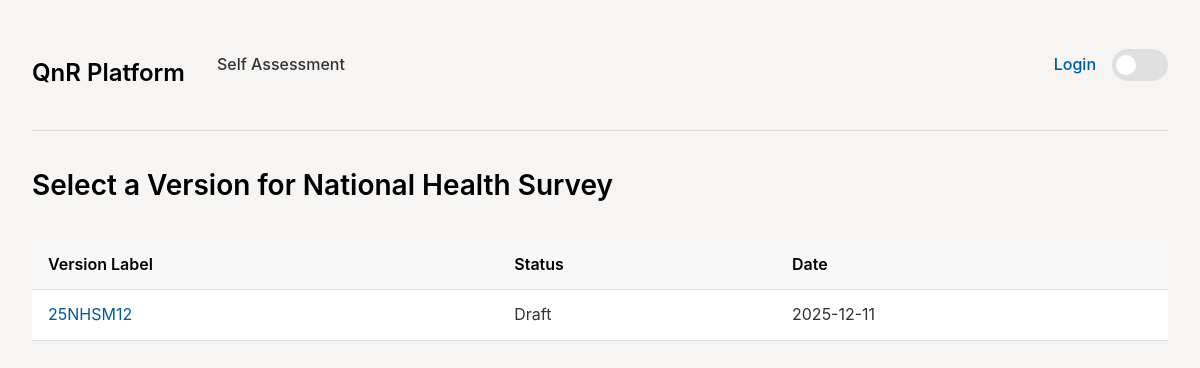
/assessment/survey/1/, run on the app's committed database.
### surveys/models.py (models this page shows, shortened)
class Survey(models.Model):
    class Status(models.TextChoices):
        DRAFT = "DRAFT", "Draft"
        ACTIVE = "ACTIVE", "Active"
        ARCHIVED = "ARCHIVED", "Archived"
    name = models.CharField(max_length=255, unique=True)
    code = models.CharField(
        max_length=50,
        unique=True,
        blank=True,
        help_text="Optional short code, e.g. LFS_2025.",
    )
    slug = models.SlugField(
        max_length=255,
        unique=True,
        blank=True,
        help_text="Auto-generated from name if left blank.",
    )
    description = models.TextField(blank=True)
    status = models.CharField(
        max_length=20,
        choices=Status.choices,
        default=Status.DRAFT,
        help_text="Draft: still being designed. Active: in use. Archived: no longer used.",
    )
    owner = models.ForeignKey(
        User,
        on_delete=models.SET_NULL,
        null=True,
        blank=True,
        related_name="owned_surveys",
        help_text="Primary responsible person for this survey.",
    )
    editors = models.ManyToManyField(
        User,
        blank=True,
        related_name="editable_surveys",
        help_text="Users allowed to edit survey structure.",
    )
    created_at = models.DateTimeField(auto_now_add=True)
    updated_at = models.DateTimeField(auto_now=True)
    class Meta:
        ordering = ["name"]

class SurveyVersion(models.Model):
    class Status(models.TextChoices):
        DRAFT = "DRAFT", "Draft"
        ACTIVE = "ACTIVE", "Active"
        LOCKED = "LOCKED", "Locked"
        ARCHIVED = "ARCHIVED", "Archived"
    class SurveyInterval(models.TextChoices):
        MONTHLY = "M", "Monthly"
        QUARTERLY = "Q", "Quarterly"
        BIANNUALLY = "B", "Biannually"
        ANNUALLY = "A", "Annually"
    survey = models.ForeignKey(
        Survey,
        on_delete=models.CASCADE,
        related_name="versions",
    )
    version_label = models.CharField(
        max_length=50,
        blank=True,
        help_text="Human-friendly label, e.g. '2025-03' or 'Round 1-2025'.",
    )
    version_date = models.DateField(
        default=datetime.date.today,
        help_text="Reference date of this version/wave.",
    )
    interval = models.CharField(
        max_length=20,
        choices=SurveyInterval.choices,
        help_text="The frequency of the survey.",
    )
    status = models.CharField(
        max_length=20,
        choices=Status.choices,
        default=Status.DRAFT,
        help_text="Draft: editable; Active: in collection; Locked: structure frozen; Archived: historic.",
    )
    metadata = models.JSONField(
        blank=True,
        default=dict,
        help_text="Optional metadata, e.g. sampling frame info, notes, etc.",
    )
    created_at = models.DateTimeField(auto_now_add=True)
    updated_at = models.DateTimeField(auto_now=True)
    class Meta:
        ordering = ["-version_date", "-id"]
        unique_together = ("survey", "version_label")

### assessment_runs/views.py (the view)
# urls.py: path('survey/<int:survey_id>/', views.survey_version_list, name='survey_version_list'),
def survey_version_list(request, survey_id):
    survey = get_object_or_404(Survey, pk=survey_id)
    versions = survey.versions.all()
    return render(request, 'assessment_runs/survey_version_list.html', {'survey': survey, 'versions': versions})

### templates/assessment_runs/survey_version_list.html (shortened to what this page needs)
{% extends "base.html" %}
{% block content %}
    <h2>Select a Version for {{ survey.name }}</h2>
    <table class="data-table">
        <thead>
            <tr>
                <th>Version Label</th>
                <th>Status</th>
                <th>Date</th>
            </tr>
        </thead>
        <tbody>
            {% for version in versions %}
                <tr>
                    <td><a href="{% url 'survey_question_list' version.id %}">{{ version.version_label }}</a></td>
                    <td>{{ version.get_status_display }}</td>
                    <td>{{ version.version_date|date:"Y-m-d" }}</td>
                </tr>
            {% endfor %}
        </tbody>
    </table>
{% endblock %}

### static/css/base.css (style rules this page uses)
body { font-family: -apple-system, BlinkMacSystemFont, "Segoe UI", Roboto, "Helvetica Neue", Arial, sans-serif; margin: 0; transition: background-color 0.3s, color 0.3s; padding: 0 2rem; line-height: 1.6; }
body { background-color: #f6f5f4; color: #333333; }
h1, h2, h3, h4, h5, h6 { font-weight: 600; color: #000000; }
h2 { font-size: 1.75rem; margin-bottom: 1rem; }
a { color: #005a9c; text-decoration: none; transition: color 0.2s; }
.data-table { width: 100%; border-collapse: collapse; margin-top: 2rem; background-color: #ffffff; }
.data-table th, .data-table td { padding: 0.75rem 1rem; text-align: left; border-bottom: 1px solid #e0e0e0; }
.data-table th { background-color: #f9f9f9; font-weight: 600; color: #000000; }

### data on the page
Survey: name "National Health Survey"
SurveyVersion: version_label "25NHSM12", status "Draft", version_date "2025-12-11"
